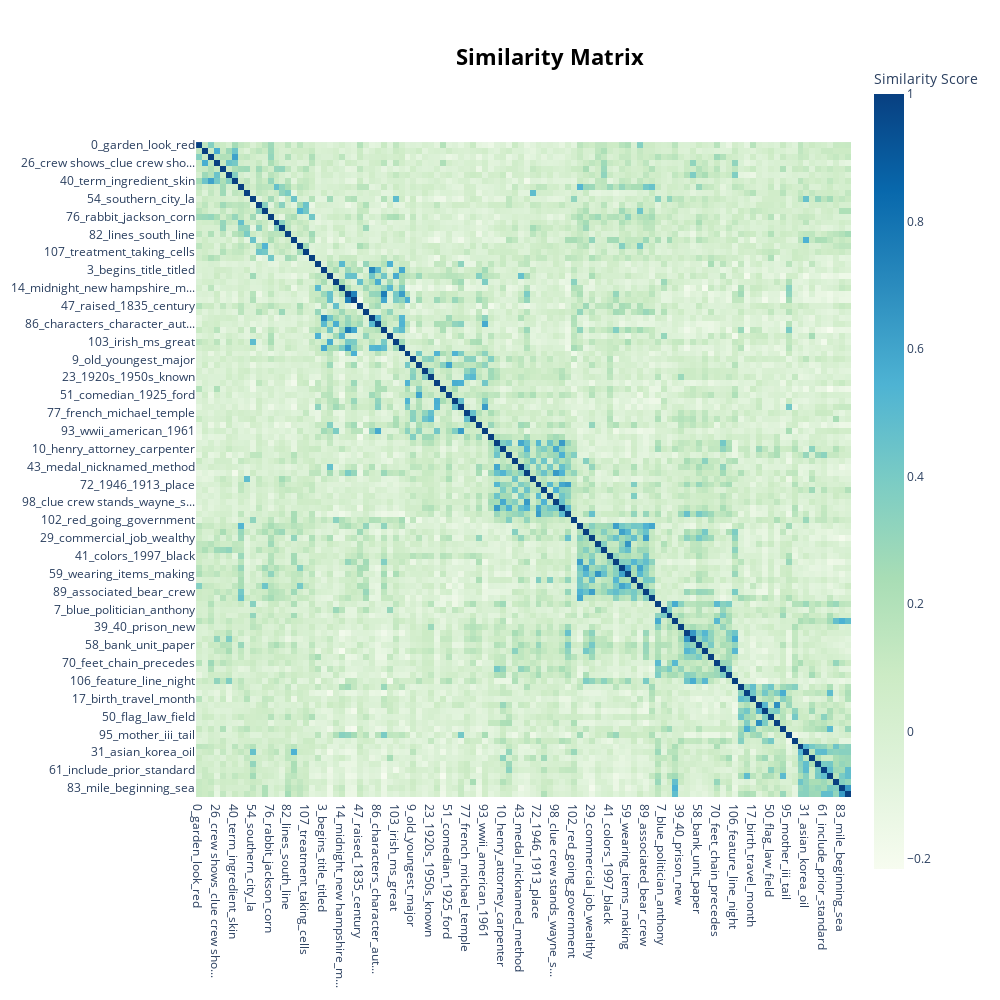

Notebook code cell kept with this figure:
### Code cell
#!pip install -U kaleido

# Visualize the heatmap using BERTopic's function
fig = topic_model.visualize_heatmap(n_clusters=8,width=1000,height=1000)

# Save the Plotly figure to a file (PDF, PNG, etc.)
fig.write_html("topic_similarity.html")
#fig.write_image("topic_heatmap.pdf")  # For PDF
# or
#fig.write_image("topic_heatmap.png")  # For PNG

# To display the figure in a notebook or interactive environment
fig.show()

### Figure 1 — Plotly figure (JSON) as saved in the notebook; plotly's stock layout.template omitted (floating-point values rounded to 4 significant figures; data arrays with more than 128 entries replaced by an {"elided": "..."} marker saying what was removed)
{"data": [{"coloraxis": "coloraxis", "hovertemplate": "x: %{x}<br>y: %{y}<br>Similarity Score: %{z}<extra></extra>", "name": "0", "type": "heatmap", "x": ["0_garden_look_red", "15_ingredient_colorful_egg", "24_hampshire_new hampshire_...", "26_crew shows_clue crew sho...", "28_ingredient_combination_c...", "36_ending_organ_jon clue", "40_term_ingredient_skin", "46_letter term_term_deliver...", "53_spring_2004_like", "54_southern_city_la", "63_1986_1949_1953", "65_make_jimmy clue_food", "76_rabbit_jackson_corn", "78_america_operation_reading", "80_charge_free_study", "82_lines_south_line", "91_crew_crew reports_clue c...", "97_covers_sense_filled", "107_treatment_taking_cells", "109_train_14_named", "1_fans_plane_hotel", "3_begins_title_titled", "11_wwi_military_harry", "12_wedding_1928_1896", "14_midnight_new hampshire_m...", "32_boys_place_plane", "45_2004_1991_1987", "47_raised_1835_century", "57_hemisphere_catherine_cha...", "64_richard_queen_david", "86_characters_character_aut...", "87_frog_king_dog", "94_1953_1946_nov", "103_irish_ms_great", "105_word__", "2_students_nuclear_1985", "9_old_youngest_major", "16_writing_years_hairy", "19_pres_bob_2001", "23_1920s_1950s_known", "25_worry_drama_professor", "34_children_named_working", "51_comedian_1925_ford", "62_fed_series_miss", "67_afraid_1980_british", "77_french_michael_temple", "81_hat_1988_1984", "85_died_charles_1934", "93_wwii_american_1961", "101_black_brown_october", "4_position_officer_beat", "10_henry_attorney_carpenter", "18_los_italy_supreme", "30_army_fort_soldiers", "43_medal_nicknamed_method", "44_wall_faith_frank", "60_houston_1962_2nd", "72_1946_1913_place", "90_arabic_correct_flag", "92_having_webster_house", "98_clue crew stands_wayne_s...", "99_senator_senate_state", "100_civil war_war_combat", "102_red_going_government", "5_passage_speech_french", "27_combat_screen_monitor", "29_commercial_job_wealthy", "35_crowned_piece_special", "37_kids_usually_glass", "41_colors_1997_black", "42_reads_carried_word", "49_appear_kelly clue_diamond", "59_wearing_items_making", "73_place_room_house", "84_water_type_makes", "89_associated_bear_crew", "104_means_famous_object", "6_500_300_form", "7_blue_politician_anthony", "21_feet_foot_events", "33_province_dry_point", "39_40_prison_new", "55_lawyer_traditionally_spun", "56_company_products_producing", "58_bank_unit_paper", "66_york_state_1947", "68_elizabeth_1840s_story", "70_feet_chain_precedes", "71_scottish_near_museum", "88_1840s_canada_1894", "106_feature_line_night", "8_describes_traveled_150", "13_1st_combat_2nd", "17_birth_travel_month", "20_feelings_william_17th ce...", "48_1st_1956_titles", "50_flag_law_field", "69_russia_german_nickname", "74_western_construction_won...", "95_mother_iii_tail", "96_term_led_item", "22_treatment_point_names", "31_asian_korea_oil", "38_island_portuguese_islands", "52_italian_holiday_hat", "61_include_prior_standard", "75_art_style_city", "79_area_american_square", "83_mile_beginning_sea", "108_southern_region_north"], "xaxis": "x", "y": ["0_garden_look_red", "15_ingredient_colorful_egg", "24_hampshire_new hampshire_...", "26_crew shows_clue crew sho...", "28_ingredient_combination_c...", "36_ending_organ_jon clue", "40_term_ingredient_skin", "46_letter term_term_deliver...", "53_spring_2004_like", "54_southern_city_la", "63_1986_1949_1953", "65_make_jimmy clue_food", "76_rabbit_jackson_corn", "78_america_operation_reading", "80_charge_free_study", "82_lines_south_line", "91_crew_crew reports_clue c...", "97_covers_sense_filled", "107_treatment_taking_cells", "109_train_14_named", "1_fans_plane_hotel", "3_begins_title_titled", "11_wwi_military_harry", "12_wedding_1928_1896", "14_midnight_new hampshire_m...", "32_boys_place_plane", "45_2004_1991_1987", "47_raised_1835_century", "57_hemisphere_catherine_cha...", "64_richard_queen_david", "86_characters_character_aut...", "87_frog_king_dog", "94_1953_1946_nov", "103_irish_ms_great", "105_word__", "2_students_nuclear_1985", "9_old_youngest_major", "16_writing_years_hairy", "19_pres_bob_2001", "23_1920s_1950s_known", "25_worry_drama_professor", "34_children_named_working", "51_comedian_1925_ford", "62_fed_series_miss", "67_afraid_1980_british", "77_french_michael_temple", "81_hat_1988_1984", "85_died_charles_1934", "93_wwii_american_1961", "101_black_brown_october", "4_position_officer_beat", "10_henry_attorney_carpenter", "18_los_italy_supreme", "30_army_fort_soldiers", "43_medal_nicknamed_method", "44_wall_faith_frank", "60_houston_1962_2nd", "72_1946_1913_place", "90_arabic_correct_flag", "92_having_webster_house", "98_clue crew stands_wayne_s...", "99_senator_senate_state", "100_civil war_war_combat", "102_red_going_government", "5_passage_speech_french", "27_combat_screen_monitor", "29_commercial_job_wealthy", "35_crowned_piece_special", "37_kids_usually_glass", "41_colors_1997_black", "42_reads_carried_word", "49_appear_kelly clue_diamond", "59_wearing_items_making", "73_place_room_house", "84_water_type_makes", "89_associated_bear_crew", "104_means_famous_object", "6_500_300_form", "7_blue_politician_anthony", "21_feet_foot_events", "33_province_dry_point", "39_40_prison_new", "55_lawyer_traditionally_spun", "56_company_products_producing", "58_bank_unit_paper", "66_york_state_1947", "68_elizabeth_1840s_story", "70_feet_chain_precedes", "71_scottish_near_museum", "88_1840s_canada_1894", "106_feature_line_night", "8_describes_traveled_150", "13_1st_combat_2nd", "17_birth_travel_month", "20_feelings_william_17th ce...", "48_1st_1956_titles", "50_flag_law_field", "69_russia_german_nickname", "74_western_construction_won...", "95_mother_iii_tail", "96_term_led_item", "22_treatment_point_names", "31_asian_korea_oil", "38_island_portuguese_islands", "52_italian_holiday_hat", "61_include_prior_standard", "75_art_style_city", "79_area_american_square", "83_mile_beginning_sea", "108_southern_region_north"], "yaxis": "y", "z": {"elided": "110x110 float values"}}], "layout": {"coloraxis": {"colorbar": {"title": {"text": "Similarity Score"}}, "colorscale": [[0, "rgb(247,252,240)"], [0.125, "rgb(224,243,219)"], [0.25, "rgb(204,235,197)"], [0.375, "rgb(168,221,181)"], [0.5, "rgb(123,204,196)"], [0.625, "rgb(78,179,211)"], [0.75, "rgb(43,140,190)"], [0.875, "rgb(8,104,172)"], [1, "rgb(8,64,129)"]]}, "height": 1000, "hoverlabel": {"bgcolor": "white", "font": {"family": "Rockwell", "size": 16}}, "legend": {"title": {"text": "Trend"}}, "margin": {"t": 60}, "showlegend": true, "title": {"font": {"color": "Black", "size": 22}, "text": "<b>Similarity Matrix</b>", "x": 0.55, "xanchor": "center", "y": 0.95, "yanchor": "top"}, "width": 1000, "xaxis": {"anchor": "y", "constrain": "domain", "domain": [0, 1], "scaleanchor": "y"}, "yaxis": {"anchor": "x", "autorange": "reversed", "constrain": "domain", "domain": [0, 1]}}}
